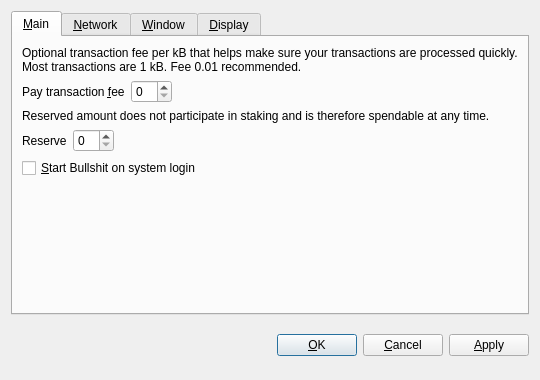
<?xml version="1.0" encoding="UTF-8"?>
<ui version="4.0">
 <class>OptionsDialog</class>
 <widget class="QDialog" name="OptionsDialog">
  <property name="geometry">
   <rect>
    <x>0</x>
    <y>0</y>
    <width>540</width>
    <height>380</height>
   </rect>
  </property>
  <property name="windowTitle">
   <string>Options</string>
  </property>
  <property name="modal">
   <bool>true</bool>
  </property>
  <layout class="QVBoxLayout" name="verticalLayout">
   <item>
    <widget class="QTabWidget" name="tabWidget">
     <property name="tabPosition">
      <enum>QTabWidget::North</enum>
     </property>
     <property name="currentIndex">
      <number>0</number>
     </property>
     <widget class="QWidget" name="tabMain">
      <attribute name="title">
       <string>&amp;Main</string>
      </attribute>
      <layout class="QVBoxLayout" name="verticalLayout_Main">
       <item>
        <widget class="QLabel" name="transactionFeeInfoLabel">
         <property name="text">
          <string>Optional transaction fee per kB that helps make sure your transactions are processed quickly. Most transactions are 1 kB. Fee 0.01 recommended.</string>
         </property>
         <property name="textFormat">
          <enum>Qt::PlainText</enum>
         </property>
         <property name="wordWrap">
          <bool>true</bool>
         </property>
        </widget>
       </item>
       <item>
        <layout class="QHBoxLayout" name="horizontalLayoutFee">
         <item>
          <widget class="QLabel" name="transactionFeeLabel">
           <property name="text">
            <string>Pay transaction &amp;fee</string>
           </property>
           <property name="textFormat">
            <enum>Qt::PlainText</enum>
           </property>
           <property name="buddy">
            <cstring>transactionFee</cstring>
           </property>
          </widget>
         </item>
         <item>
          <widget class="BitcoinAmountField" name="transactionFee"/>
         </item>
         <item>
          <spacer name="horizontalSpacerFee">
           <property name="orientation">
            <enum>Qt::Horizontal</enum>
           </property>
           <property name="sizeHint" stdset="0">
            <size>
             <width>40</width>
             <height>20</height>
            </size>
           </property>
          </spacer>
         </item>
        </layout>
       </item>
       <item>
        <widget class="QLabel" name="reserveBalanceInfoLabel">
         <property name="text">
          <string>Reserved amount does not participate in staking and is therefore spendable at any time.</string>
         </property>
         <property name="textFormat">
          <enum>Qt::PlainText</enum>
         </property>
         <property name="wordWrap">
          <bool>true</bool>
         </property>
        </widget>
       </item>
       <item>
        <layout class="QHBoxLayout" name="horizontalLayoutReserveBalance">
         <item>
          <widget class="QLabel" name="reserveBalanceLabel">
           <property name="text">
            <string>Reserve</string>
           </property>
           <property name="textFormat">
            <enum>Qt::PlainText</enum>
           </property>
           <property name="buddy">
            <cstring>reserveBalance</cstring>
           </property>
          </widget>
         </item>
         <item>
          <widget class="BitcoinAmountField" name="reserveBalance"/>
         </item>
         <item>
          <spacer name="horizontalSpacerReserveBalance">
           <property name="orientation">
            <enum>Qt::Horizontal</enum>
           </property>
           <property name="sizeHint" stdset="0">
            <size>
             <width>40</width>
             <height>20</height>
            </size>
           </property>
          </spacer>
         </item>
        </layout>
       </item>
       <item>
        <widget class="QCheckBox" name="bitcoinAtStartup">
         <property name="toolTip">
          <string>Automatically start Bullshit after logging in to the system.</string>
         </property>
         <property name="text">
          <string>&amp;Start Bullshit on system login</string>
         </property>
        </widget>
       </item>
       <item>
        <spacer name="verticalSpacer_Main">
         <property name="orientation">
          <enum>Qt::Vertical</enum>
         </property>
         <property name="sizeHint" stdset="0">
          <size>
           <width>20</width>
           <height>40</height>
          </size>
         </property>
        </spacer>
       </item>
      </layout>
     </widget>
     <widget class="QWidget" name="tabNetwork">
      <attribute name="title">
       <string>&amp;Network</string>
      </attribute>
      <layout class="QVBoxLayout" name="verticalLayout_Network">
       <item>
        <widget class="QCheckBox" name="mapPortUpnp">
         <property name="toolTip">
          <string>Automatically open the Bullshit client port on the router. This only works when your router supports UPnP and it is enabled.</string>
         </property>
         <property name="text">
          <string>Map port using &amp;UPnP</string>
         </property>
        </widget>
       </item>
       <item>
        <widget class="QCheckBox" name="connectSocks">
         <property name="toolTip">
          <string>Connect to the Bullshit network through a SOCKS proxy (e.g. when connecting through Tor).</string>
         </property>
         <property name="text">
          <string>&amp;Connect through SOCKS proxy:</string>
         </property>
        </widget>
       </item>
       <item>
        <layout class="QHBoxLayout" name="horizontalLayout_Network">
         <item>
          <widget class="QLabel" name="proxyIpLabel">
           <property name="text">
            <string>Proxy &amp;IP:</string>
           </property>
           <property name="textFormat">
            <enum>Qt::PlainText</enum>
           </property>
           <property name="buddy">
            <cstring>proxyIp</cstring>
           </property>
          </widget>
         </item>
         <item>
          <widget class="QValidatedLineEdit" name="proxyIp">
           <property name="maximumSize">
            <size>
             <width>140</width>
             <height>16777215</height>
            </size>
           </property>
           <property name="toolTip">
            <string>IP address of the proxy (e.g. 127.0.0.1)</string>
           </property>
          </widget>
         </item>
         <item>
          <widget class="QLabel" name="proxyPortLabel">
           <property name="text">
            <string>&amp;Port:</string>
           </property>
           <property name="textFormat">
            <enum>Qt::PlainText</enum>
           </property>
           <property name="buddy">
            <cstring>proxyPort</cstring>
           </property>
          </widget>
         </item>
         <item>
          <widget class="QLineEdit" name="proxyPort">
           <property name="maximumSize">
            <size>
             <width>55</width>
             <height>16777215</height>
            </size>
           </property>
           <property name="toolTip">
            <string>Port of the proxy (e.g. 9050)</string>
           </property>
          </widget>
         </item>
         <item>
          <widget class="QLabel" name="socksVersionLabel">
           <property name="text">
            <string>SOCKS &amp;Version:</string>
           </property>
           <property name="textFormat">
            <enum>Qt::PlainText</enum>
           </property>
           <property name="buddy">
            <cstring>socksVersion</cstring>
           </property>
          </widget>
         </item>
         <item>
          <widget class="QValueComboBox" name="socksVersion">
           <property name="toolTip">
            <string>SOCKS version of the proxy (e.g. 5)</string>
           </property>
          </widget>
         </item>
         <item>
          <spacer name="horizontalSpacer_Network">
           <property name="orientation">
            <enum>Qt::Horizontal</enum>
           </property>
           <property name="sizeHint" stdset="0">
            <size>
             <width>40</width>
             <height>20</height>
            </size>
           </property>
          </spacer>
         </item>
        </layout>
       </item>
       <item>
        <spacer name="verticalSpacer_Network">
         <property name="orientation">
          <enum>Qt::Vertical</enum>
         </property>
         <property name="sizeHint" stdset="0">
          <size>
           <width>20</width>
           <height>40</height>
          </size>
         </property>
        </spacer>
       </item>
      </layout>
     </widget>
     <widget class="QWidget" name="tabWindow">
      <attribute name="title">
       <string>&amp;Window</string>
      </attribute>
      <layout class="QVBoxLayout" name="verticalLayout_Window">
       <item>
        <widget class="QCheckBox" name="minimizeToTray">
         <property name="toolTip">
          <string>Show only a tray icon after minimizing the window.</string>
         </property>
         <property name="text">
          <string>&amp;Minimize to the tray instead of the taskbar</string>
         </property>
        </widget>
       </item>
       <item>
        <widget class="QCheckBox" name="minimizeOnClose">
         <property name="toolTip">
          <string>Minimize instead of exit the application when the window is closed. When this option is enabled, the application will be closed only after selecting Quit in the menu.</string>
         </property>
         <property name="text">
          <string>M&amp;inimize on close</string>
         </property>
        </widget>
       </item>
       <item>
        <spacer name="verticalSpacer_Window">
         <property name="orientation">
          <enum>Qt::Vertical</enum>
         </property>
         <property name="sizeHint" stdset="0">
          <size>
           <width>20</width>
           <height>40</height>
          </size>
         </property>
        </spacer>
       </item>
      </layout>
     </widget>
     <widget class="QWidget" name="tabDisplay">
      <attribute name="title">
       <string>&amp;Display</string>
      </attribute>
      <layout class="QVBoxLayout" name="verticalLayout_Display">
       <item>
        <layout class="QHBoxLayout" name="horizontalLayout_1_Display">
         <item>
          <widget class="QLabel" name="langLabel">
           <property name="text">
            <string>User Interface &amp;language:</string>
           </property>
           <property name="textFormat">
            <enum>Qt::PlainText</enum>
           </property>
           <property name="buddy">
            <cstring>lang</cstring>
           </property>
          </widget>
         </item>
         <item>
          <widget class="QValueComboBox" name="lang">
           <property name="toolTip">
            <string>The user interface language can be set here. This setting will take effect after restarting Bullshit.</string>
           </property>
          </widget>
         </item>
        </layout>
       </item>
       <item>
        <layout class="QHBoxLayout" name="horizontalLayout_2_Display">
         <item>
          <widget class="QLabel" name="unitLabel">
           <property name="text">
            <string>&amp;Unit to show amounts in:</string>
           </property>
           <property name="textFormat">
            <enum>Qt::PlainText</enum>
           </property>
           <property name="buddy">
            <cstring>unit</cstring>
           </property>
          </widget>
         </item>
         <item>
          <widget class="QValueComboBox" name="unit">
           <property name="toolTip">
            <string>Choose the default subdivision unit to show in the interface and when sending coins.</string>
           </property>
          </widget>
         </item>
        </layout>
       </item>
       <item>
        <widget class="QCheckBox" name="displayAddresses">
         <property name="toolTip">
          <string>Whether to show Bullshit addresses in the transaction list or not.</string>
         </property>
         <property name="text">
          <string>&amp;Display addresses in transaction list</string>
         </property>
        </widget>
       </item>
       <item>
        <widget class="QCheckBox" name="coinControlFeatures">
         <property name="toolTip">
          <string>Whether to show coin control features or not.</string>
         </property>
         <property name="text">
          <string>Display coin &amp;control features (experts only!)</string>
         </property>
        </widget>
       </item>
       <item>
        <spacer name="verticalSpacer_Display">
         <property name="orientation">
          <enum>Qt::Vertical</enum>
         </property>
         <property name="sizeHint" stdset="0">
          <size>
           <width>20</width>
           <height>40</height>
          </size>
         </property>
        </spacer>
       </item>
      </layout>
     </widget>
    </widget>
   </item>
   <item>
    <layout class="QHBoxLayout" name="horizontalLayout_Buttons">
     <item>
      <spacer name="horizontalSpacer_1">
       <property name="orientation">
        <enum>Qt::Horizontal</enum>
       </property>
       <property name="sizeHint" stdset="0">
        <size>
         <width>40</width>
         <height>48</height>
        </size>
       </property>
      </spacer>
     </item>
     <item>
      <widget class="QLabel" name="statusLabel">
       <property name="font">
        <font>
         <weight>75</weight>
         <bold>true</bold>
        </font>
       </property>
       <property name="text">
        <string/>
       </property>
       <property name="textFormat">
        <enum>Qt::PlainText</enum>
       </property>
       <property name="wordWrap">
        <bool>true</bool>
       </property>
      </widget>
     </item>
     <item>
      <spacer name="horizontalSpacer_2">
       <property name="orientation">
        <enum>Qt::Horizontal</enum>
       </property>
       <property name="sizeHint" stdset="0">
        <size>
         <width>40</width>
         <height>48</height>
        </size>
       </property>
      </spacer>
     </item>
     <item>
      <widget class="QPushButton" name="okButton">
       <property name="text">
        <string>&amp;OK</string>
       </property>
      </widget>
     </item>
     <item>
      <widget class="QPushButton" name="cancelButton">
       <property name="text">
        <string>&amp;Cancel</string>
       </property>
       <property name="autoDefault">
        <bool>false</bool>
       </property>
      </widget>
     </item>
     <item>
      <widget class="QPushButton" name="applyButton">
       <property name="text">
        <string>&amp;Apply</string>
       </property>
       <property name="autoDefault">
        <bool>false</bool>
       </property>
      </widget>
     </item>
    </layout>
   </item>
  </layout>
 </widget>
 <customwidgets>
  <customwidget>
   <class>BitcoinAmountField</class>
   <extends>QSpinBox</extends>
   <header>bitcoinamountfield.h</header>
  </customwidget>
  <customwidget>
   <class>QValueComboBox</class>
   <extends>QComboBox</extends>
   <header>qvaluecombobox.h</header>
  </customwidget>
  <customwidget>
   <class>QValidatedLineEdit</class>
   <extends>QLineEdit</extends>
   <header>qvalidatedlineedit.h</header>
  </customwidget>
 </customwidgets>
 <resources/>
 <connections/>
</ui>
